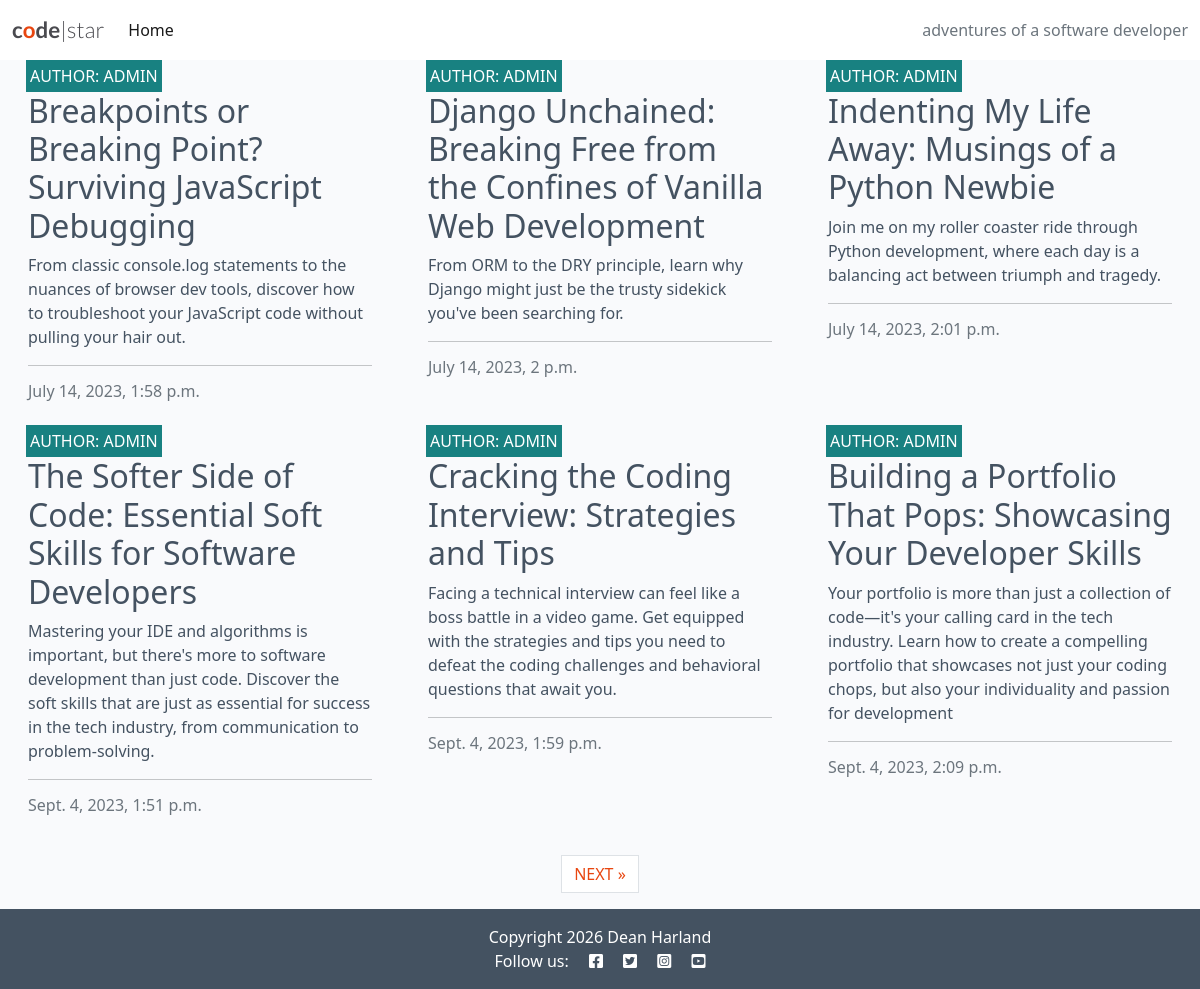
The page / on the database its author committed.
### blog/models.py (models this page shows, shortened)
class  Post(models.Model):
    title = models.CharField(max_length=200, unique=True)
    slug = models.SlugField(max_length=200, unique=True)
    author = models.ForeignKey(
        User, on_delete=models.CASCADE, related_name="blog_posts"
)
    content = models.TextField()
    created_on = models.DateTimeField(auto_now_add=True)
    updated_on = models.DateTimeField(auto_now=True)
    status = models.IntegerField(choices=STATUS, default=0)
    excerpt = models.TextField(blank=True)
    STATUS = ((0, "Draft"), (1, "Published"))
    class Meta:
        ordering = ["created_on"]

### blog/views.py (the view)
# urls.py: path("", views.PostList.as_view(), name='home'),
class PostList(generic.ListView):
    queryset = Post.objects.filter(status=1)
    template_name = "blog/index.html"
    paginate_by = 6

### blog/templates/blog/index.html (shortened to what this page needs)
{% extends "base.html" %}
{% block content %}
<div class="container-fluid">
    <div class="row">
        <div class="col-12 mt-3 left">
            <div class="row">
                {% for post in post_list %}
                <div class="col-md-4">
                    <div class="card mb-4">
                        <div class="card-body">
                            <div class="image-container">
                                <div class="image-flash">
                                    <p class="author">Author: {{ post.author }}</p>
                                </div>
                            </div>
                            <a href="#" class="post-link">
                                <h2 class="card-title">{{ post.title }}</h2>
                                <p class="cart-text">{{ post.excerpt }}</p>
                            </a>
                            <hr />
                            <p class="card-text text-muted h6">{{ post.created_on}}
                            </p>
                        </div>
                    </div>
                </div>
                {% if forloop.counter|divisibleby:3 %}
            </div>
            <div class="row">
                {% endif %}
                {% endfor %}
            </div>
        </div>
    </div>
    {% if is_paginated %}
    <nav aria-label="Page navigation">
        <ul class="pagination justify-content-center">
            {% if page_obj.has_next %}
            <li><a href="?page={{ page_obj.next_page_number }}" class="page-link"> NEXT &raquo;</a></li>
            {% endif %}
        </ul>
    </nav>
    {% endif %}
</div>
{% endblock %}
{% block copyright %}
    Copyright 2026 Dean Harland
{% endblock %}

### static/css/style.css (style rules this page uses)
body { background-color: #F9FAFC; }
.main-bg { background-color: #F9FAFC; }
.card { border: none; background-color: transparent; }
.image-container { position: relative; }
.image-flash { position: absolute; bottom: 5%; min-width: 30%; left: -2px; background-color: #188181; }
.author { color: white; margin: 4px; text-transform: uppercase; }
.post-link { text-decoration: none; color: #445261; }
.post-link:hover, .page-link { color: #E84610; }

### rows shown on the page
Post: author "ADMIN", title "Breakpoints or Breaking Point? Surviving JavaScript Debugging", excerpt "From classic console.log statements to the nuances of browser dev tools, discover how to troubleshoot your JavaScript code without pulling your hair out.", created_on "July 14, 2023, 1:58 p.m."
Post: author "ADMIN", title "Django Unchained: Breaking Free from the Confines of Vanilla Web Development", excerpt "From ORM to the DRY principle, learn why Django might just be the trusty sidekick you've been searching for.", created_on "July 14, 2023, 2 p.m."
Post: author "ADMIN", title "Indenting My Life Away: Musings of a Python Newbie", excerpt "Join me on my roller coaster ride through Python development, where each day is a balancing act between triumph and tragedy.", created_on "July 14, 2023, 2:01 p.m."
Post: author "ADMIN", title "The Softer Side of Code: Essential Soft Skills for Software Developers", excerpt "Mastering your IDE and algorithms is important, but there's more to software development than just code. Discover the soft skills that are just as essential for success in the tech industry, from communication to problem-solving.", created_on "Sept. 4, 2023, 1:51 p.m."
Post: author "ADMIN", title "Cracking the Coding Interview: Strategies and Tips", excerpt "Facing a technical interview can feel like a boss battle in a video game. Get equipped with the strategies and tips you need to defeat the coding challenges and behavioral questions that await you.", created_on "Sept. 4, 2023, 1:59 p.m."
Post: author "ADMIN", title "Building a Portfolio That Pops: Showcasing Your Developer Skills", excerpt "Your portfolio is more than just a collection of code—it's your calling card in the tech industry. Learn how to create a compelling portfolio that showcases not just your coding chops, but also your individuality and passion for development", created_on "Sept. 4, 2023, 2:09 p.m."
